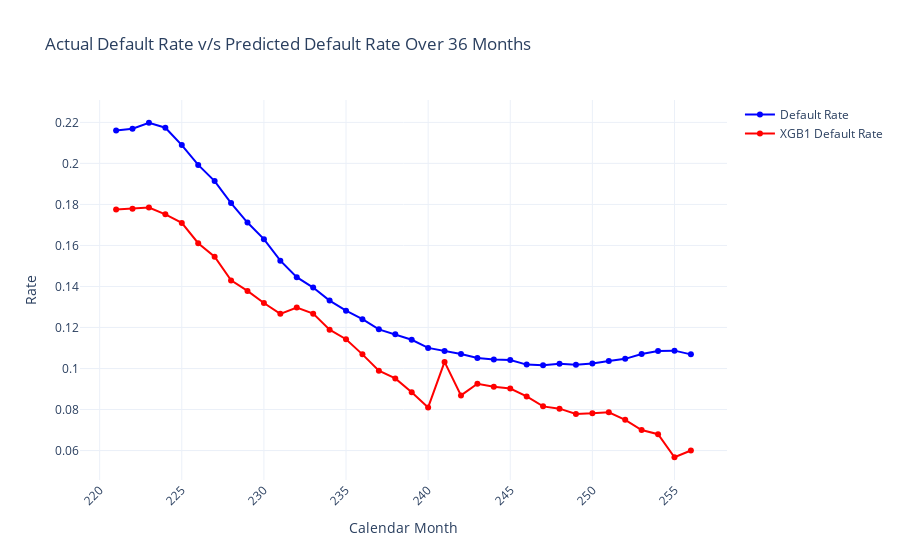

This figure's notebook cell:
### Code cell
fig = go.Figure()

# Add the first trace
fig.add_trace(go.Scatter(
    x=actual_by_36.index,
    y=actual_by_36,
    mode='lines+markers',
    name='Default Rate',
    line=dict(color='blue'),
    marker=dict(color='blue')
))

# Add the second trace for XGB1
fig.add_trace(go.Scatter(
    x=prob_by_xgb1_36.index,
    y=prob_by_xgb1_36,
    mode='lines+markers',
    name='XGB1 Default Rate',
    line=dict(color='red'),
    marker=dict(color='red')
))

# Customize the layout
fig.update_layout(
    title='Actual Default Rate v/s Predicted Default Rate Over 36 Months',
    xaxis_title='Calendar Month',
    yaxis_title='Rate',
    xaxis=dict(tickangle=-45),
    template='plotly_white'
)

# Show the plot
fig.show()

### Figure 1 — Plotly figure (JSON) as saved in the notebook; plotly's stock layout.template omitted (floating-point values rounded to 4 significant figures)
{"data": [{"line": {"color": "blue"}, "marker": {"color": "blue"}, "mode": "lines+markers", "name": "Default Rate", "type": "scatter", "x": [221, 222, 223, 224, 225, 226, 227, 228, 229, 230, 231, 232, 233, 234, 235, 236, 237, 238, 239, 240, 241, 242, 243, 244, 245, 246, 247, 248, 249, 250, 251, 252, 253, 254, 255, 256], "y": [0.216, 0.2169, 0.2198, 0.2174, 0.2089, 0.1993, 0.1914, 0.1807, 0.1712, 0.1631, 0.1526, 0.1445, 0.1395, 0.1331, 0.1282, 0.124, 0.1191, 0.1167, 0.114, 0.11, 0.1085, 0.1071, 0.1051, 0.1044, 0.1041, 0.1019, 0.1016, 0.1023, 0.1018, 0.1025, 0.1037, 0.1047, 0.1071, 0.1086, 0.1087, 0.1069]}, {"line": {"color": "red"}, "marker": {"color": "red"}, "mode": "lines+markers", "name": "XGB1 Default Rate", "type": "scatter", "x": [221, 222, 223, 224, 225, 226, 227, 228, 229, 230, 231, 232, 233, 234, 235, 236, 237, 238, 239, 240, 241, 242, 243, 244, 245, 246, 247, 248, 249, 250, 251, 252, 253, 254, 255, 256], "y": [0.1776, 0.1778, 0.1785, 0.1752, 0.171, 0.1611, 0.1545, 0.143, 0.1378, 0.1319, 0.1267, 0.1297, 0.1268, 0.1189, 0.1143, 0.1069, 0.09894, 0.09515, 0.08838, 0.08103, 0.1032, 0.08688, 0.09258, 0.09116, 0.09025, 0.08639, 0.08154, 0.08043, 0.07784, 0.07813, 0.07862, 0.07496, 0.07, 0.06796, 0.05674, 0.06003]}], "layout": {"autosize": true, "title": {"text": "Actual Default Rate v/s Predicted Default Rate Over 36 Months"}, "xaxis": {"autorange": true, "range": [218.9, 258.1], "tickangle": -45, "title": {"text": "Calendar Month"}, "type": "linear"}, "yaxis": {"autorange": true, "range": [0.04328, 0.2333], "title": {"text": "Rate"}, "type": "linear"}}}
